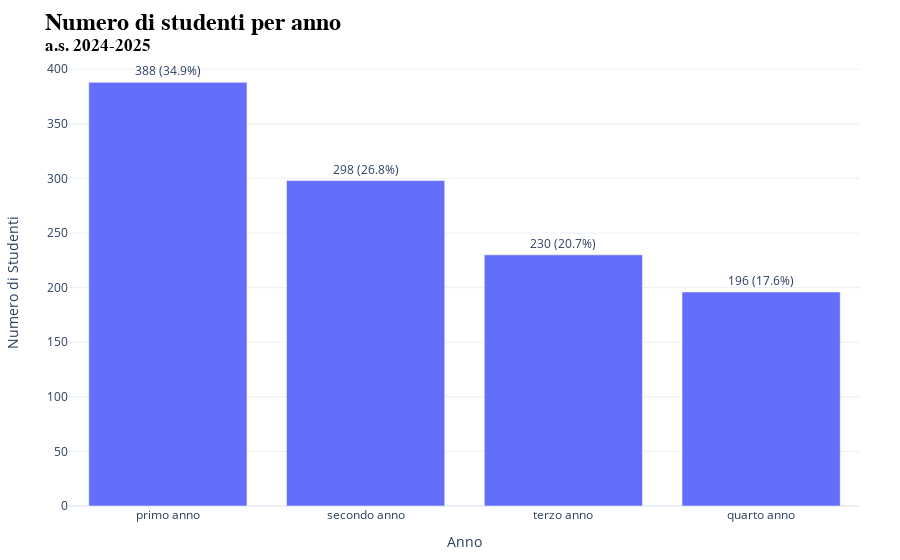

Source (notebook cell):
### Code cell
import pandas as pd 
import plotly.express as px

# Importazione del file Excel
df = pd.read_excel('estrazione.xlsx')

# Contare il numero di studenti per ogni anno
studenti_per_anno = df['Classe (anno)'].value_counts().reset_index()
studenti_per_anno.columns = ['Anno', 'Numero di Studenti']

# Calcolare il numero totale di studenti
totale_studenti = studenti_per_anno['Numero di Studenti'].sum()

# Calcolare la percentuale di studenti per ogni anno
studenti_per_anno['Percentuale'] = (studenti_per_anno['Numero di Studenti'] / totale_studenti) * 100

# Creare il grafico a istogrammi utilizzando Plotly
fig = px.bar(
    studenti_per_anno,
    x='Anno',
    y='Numero di Studenti',
    text='Numero di Studenti',
)

# Aggiornare il testo delle barre per includere sia il valore assoluto che la percentuale
fig.update_traces(
    texttemplate='%{text} (%{customdata[0]:.1f}%)',
    textposition='outside',
    customdata=studenti_per_anno[['Percentuale']].values
)

# Modificare le impostazioni dell'asse delle y per evitare il taglio del testo
fig.update_layout(
    yaxis=dict(
        title='Numero di Studenti',
        title_standoff=25  # Spazio tra l'asse y e il titolo
    ),
    margin=dict(t=60, b=40, l=40, r=40),  # Aggiungere margini per evitare che il testo venga tagliato
    template='plotly_white',  # Applicare il tema plotly_white
    title={
        'text': f'Numero di studenti per anno<br><sup>a.s. {anno_scolastico}</sup>',
        'font': {'size': 24, 'family': 'Arial', 'color': 'black', 'weight': 'bold'}
    }
)

# Configurazione per rimuovere il logo di Plotly
config = {
    'displaylogo': False
}

# Variabile per esportare grafico
grafico01 = fig.to_html(full_html=False, config=config, include_plotlyjs='cdn')

# Mostrare il grafico
fig.show(config=config)

### Figure 1 — Plotly figure (JSON) as saved in the notebook; plotly's stock layout.template omitted (floating-point values rounded to 4 significant figures)
{"data": [{"alignmentgroup": "True", "customdata": [[34.89], [26.8], [20.68], [17.63]], "hovertemplate": "Anno=%{x}<br>Numero di Studenti=%{text}<extra></extra>", "legendgroup": "", "marker": {"color": "#636efa", "pattern": {"shape": ""}}, "name": "", "offsetgroup": "", "orientation": "v", "showlegend": false, "text": [388, 298, 230, 196], "textposition": "outside", "texttemplate": "%{text} (%{customdata[0]:.1f}%)", "type": "bar", "x": ["primo anno", "secondo anno", "terzo anno", "quarto anno"], "xaxis": "x", "y": [388, 298, 230, 196], "yaxis": "y"}], "layout": {"barmode": "relative", "legend": {"tracegroupgap": 0}, "margin": {"b": 40, "l": 40, "r": 40, "t": 60}, "title": {"font": {"color": "black", "family": "Arial", "size": 24, "weight": "bold"}, "text": "Numero di studenti per anno<br><sup>a.s. 2024-2025</sup>"}, "xaxis": {"anchor": "y", "domain": [0, 1], "title": {"text": "Anno"}}, "yaxis": {"anchor": "x", "domain": [0, 1], "title": {"standoff": 25, "text": "Numero di Studenti"}}}}
